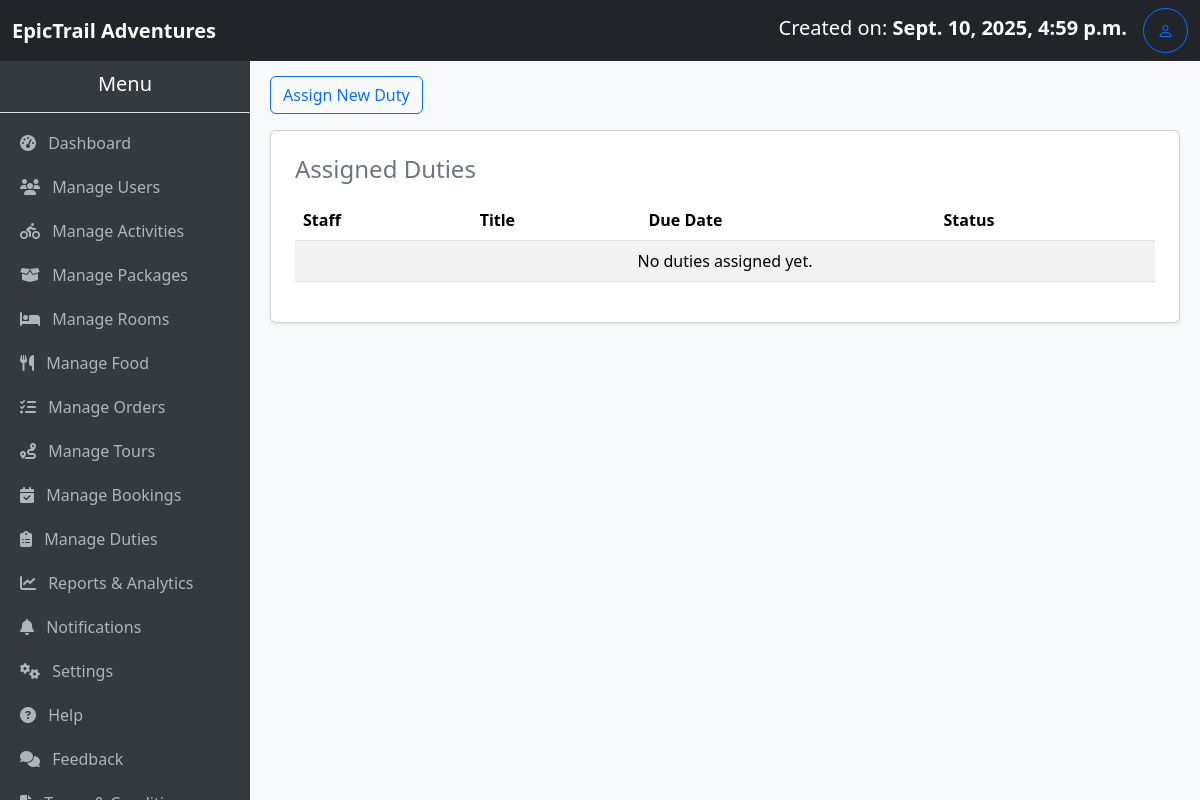
The app's page /duties/ (signed in), older data.
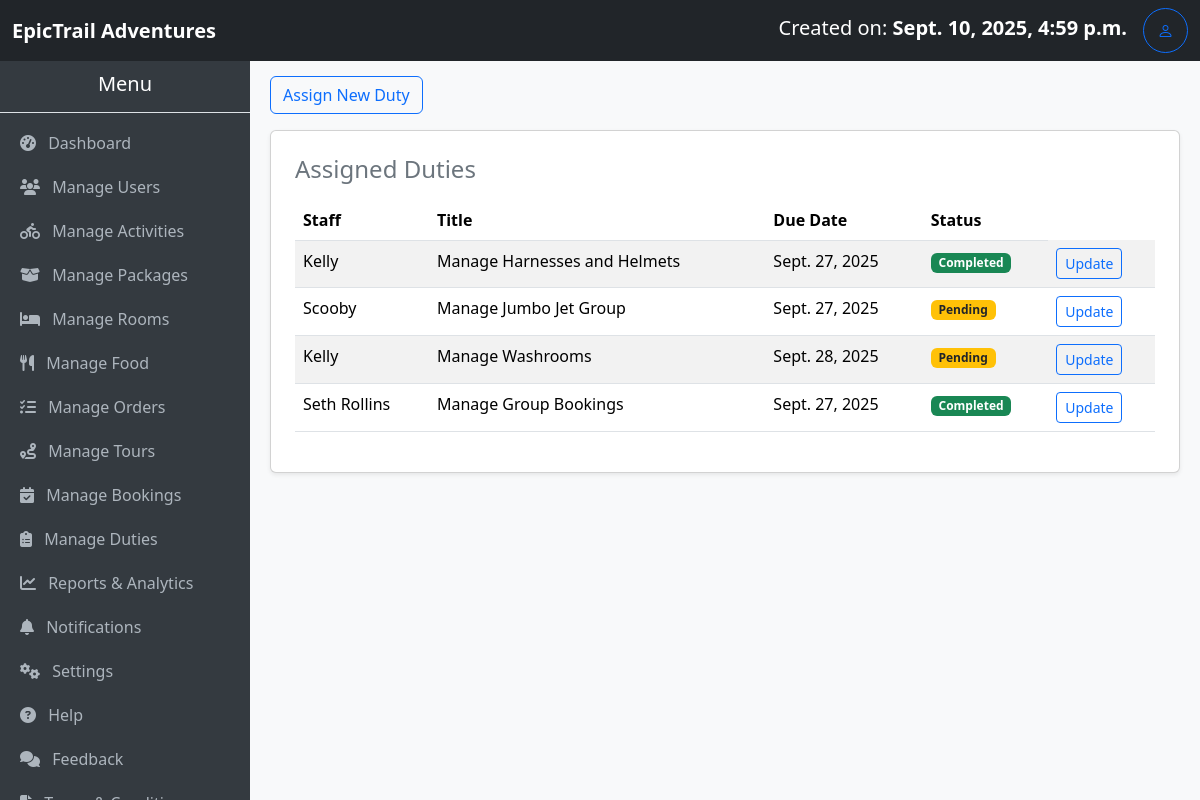
The same page, newer data.
### myApp/models.py (models this page shows, shortened)
class Duty(models.Model):
    staff = models.ForeignKey(User, on_delete=models.CASCADE, limit_choices_to={'is_staff': True})
    title = models.CharField(max_length=100)
    description = models.TextField(blank=True)
    due_date = models.DateField()
    assigned_on = models.DateTimeField(auto_now_add=True)
    completed = models.BooleanField(default=False)

### myApp/views.py (the view)
# urls.py: path('duties/', views.duties, name='duties'),
@login_required
@user_passes_test(admin_required)
def duties(request):
    duties = Duty.objects.all()
    return render(request, 'duties.html', {'duties': duties})

### myApp/context_processors.py (called while the page is built)
def total_users(request):
    return {'total_users': User.objects.count()}

def total_bookings(request):
    return {'total_bookings': Booking.objects.count()}

def total_amount(request):
    total = 0
    if request.user.is_authenticated:
        bookings = Booking.objects.all()#filter(user=request.user)
        total = sum(booking.amount_required for booking in bookings)
    return {'total_amount': total}

def total_cost(request):
    if not request.user.is_authenticated:
        return {
            'user_bookings': [],
            'user_total_amount': 0,
        }
    bookings = Booking.objects.filter(user=request.user).prefetch_related(
        'activities', 'packages', 'rooms', 'food', 'tours'
    )
    total_amount = sum(b.amount_required for b in bookings)
    return {
        'user_bookings': bookings,
        'user_total_amount': total_amount,
    }

### myApp/models.py (called while the page is built)
    @property
    def nights_spent(self):
        if self.check_in and self.check_out:
            nights = (self.check_out - self.check_in).days
            return nights if nights > 0 else 1  # Minimum of 1 night for same-day bookings
        return 1

### myApp/views.py (called while the page is built)
def admin_required(user):
    return user.is_authenticated and user.is_superuser

### myApp/templates/duties.html
{% extends "base.admin.html" %} {% block title %}Duties{% endblock %} {% block content %}
<a href="{% url 'assign_duty' %}" class="btn btn-outline-primary mb-3">Assign New Duty</a>
<div class="card p-4 shadow-sm">
    <h4 class="text-secondary mb-3">Assigned Duties</h4>
    <table class="table table-striped">
        <thead>
            <tr>
                <th>Staff</th>
                <th>Title</th>
                <th>Due Date</th>
                <th>Status</th>
            </tr>
        </thead>
        <tbody>
            {% for duty in duties %}
            <tr>
                <td>{{ duty.staff.username }}</td>
                <td>{{ duty.title }}</td>
                <td>{{ duty.due_date }}</td>
                <td>
                    {% if duty.completed %}
                    <span class="badge bg-success">Completed</span> {% else %}
                    <span class="badge bg-warning text-dark">Pending</span> {% endif %}
                </td>
                <td>
                    <a href="{% url 'update_duty_status' duty.id %}" class="btn btn-sm btn-outline-primary">Update</a>
                </td>
            </tr>
            {% empty %}
            <tr>
                <td colspan="4" class="text-center">No duties assigned yet.</td>
            </tr>
            {% endfor %}
        </tbody>
    </table>
</div>
{% endblock %}

Row changes from the older to the newer data that the page shows:
added Duty: staff.username "Kelly", title "Manage Harnesses and Helmets", due_date "Sept. 27, 2025", completed "Completed"
added Duty: staff.username "Scooby", title "Manage Jumbo Jet Group", due_date "Sept. 27, 2025", completed "Pending"
added Duty: staff.username "Kelly", title "Manage Washrooms", due_date "Sept. 28, 2025", completed "Pending"
added Duty: staff.username "Seth Rollins", title "Manage Group Bookings", due_date "Sept. 27, 2025", completed "Completed"
Text that changed along with them:
text no longer shown: "No duties assigned yet."
